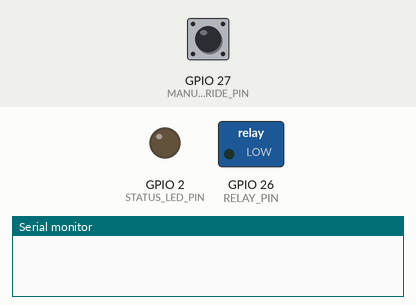
Bench run of a sketch on a simulated ESP32. Shown: switched loads named in the sketch (green lamp = pin HIGH), output pins drawn as LEDs (lit = HIGH), the last lines printed to the serial monitor. Dashed ring = blinking. The inputs (shaded band) are chosen by the test bench; at power-on: GPIO 27 (MANUAL_OVERRIDE_PIN) HIGH. WiFi joins after 1.5 s; servers stay silent unless stated.

Above: at 0.6 s.
At 2.7 s:
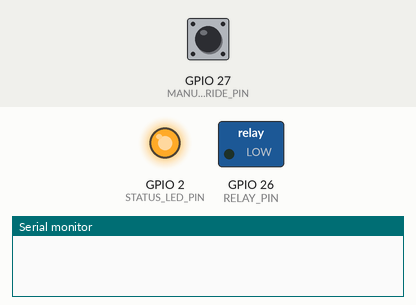
2.8 s: GPIO 27 (MANUAL_OVERRIDE_PIN) pulled LOW for 3.2 s
At 3.3 s:
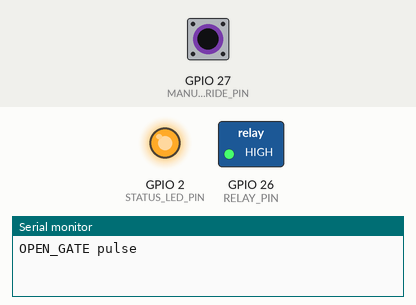
Timing chart, 0 to 6.9 s (numbered marks = the images above; inputs shaded):
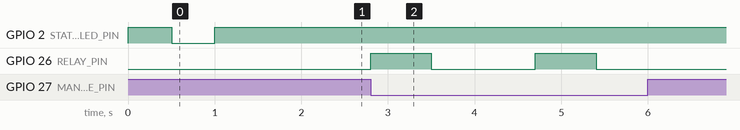

Measured:
- after the input at 2.8 s, GPIO 26 (RELAY_PIN): alternates HIGH for 0.70 s and LOW for 1.2 s, 4 changes in all, then stays LOW, starting at once

The sketch:

esp32-gate-controller.ino
```cpp
#include <Arduino.h>
#include <WiFi.h>
#include <HTTPClient.h>
#include "config.h"

unsigned long lastPollAt = 0;

void setRelay(bool on) {
  if (RELAY_ACTIVE_HIGH) {
    digitalWrite(RELAY_PIN, on ? HIGH : LOW);
  } else {
    digitalWrite(RELAY_PIN, on ? LOW : HIGH);
  }
}

void pulseGateRelay() {
  Serial.println("OPEN_GATE pulse");
  setRelay(true);
  delay(RELAY_PULSE_MS);
  setRelay(false);
}

void connectWifi() {
  WiFi.mode(WIFI_STA);
  WiFi.begin(WIFI_SSID, WIFI_PASSWORD);

  while (WiFi.status() != WL_CONNECTED) {
    digitalWrite(STATUS_LED_PIN, !digitalRead(STATUS_LED_PIN));
    delay(500);
  }

  digitalWrite(STATUS_LED_PIN, HIGH);
}

void pollGateCommand() {
  if (WiFi.status() != WL_CONNECTED) {
    connectWifi();
    return;
  }

  HTTPClient http;
  String url = String(API_BASE_URL) + "/gate/" + GATE_ID + "/command";

  http.begin(url);
  int statusCode = http.GET();
  String payload = http.getString();
  http.end();

  if (statusCode == 200 && payload.indexOf("OPEN_GATE") >= 0) {
    pulseGateRelay();
  }
}

void setup() {
  pinMode(RELAY_PIN, OUTPUT);
  pinMode(MANUAL_OVERRIDE_PIN, INPUT_PULLUP);
  pinMode(GATE_CLOSED_SENSOR_PIN, INPUT_PULLUP);
  pinMode(STATUS_LED_PIN, OUTPUT);

  setRelay(false);
  digitalWrite(STATUS_LED_PIN, LOW);

  Serial.begin(115200);
  connectWifi();
}

void loop() {
  if (digitalRead(MANUAL_OVERRIDE_PIN) == LOW) {
    pulseGateRelay();
    delay(1000);
  }

  unsigned long now = millis();
  if (now - lastPollAt >= POLL_INTERVAL_MS) {
    lastPollAt = now;
    pollGateCommand();
  }
}
```

config.example.h
```cpp
#pragma once

#define WIFI_SSID "YOUR_WIFI_NAME"
#define WIFI_PASSWORD "YOUR_WIFI_PASSWORD"

#define API_BASE_URL "http://192.168.1.100:8080"
#define GATE_ID "entry-1"

#define RELAY_PIN 26
#define MANUAL_OVERRIDE_PIN 27
#define GATE_CLOSED_SENSOR_PIN 32
#define STATUS_LED_PIN 2

#define POLL_INTERVAL_MS 2000
#define RELAY_PULSE_MS 700
#define RELAY_ACTIVE_HIGH true
```
